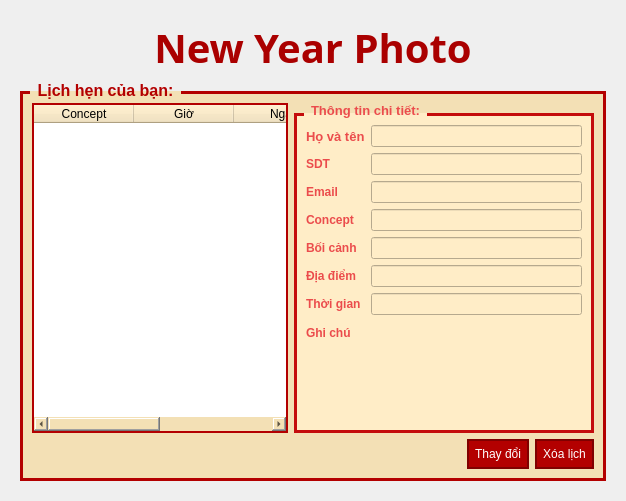
      <widget class="QWidget" name="tabCheck">
       <attribute name="title">
        <string>Chỉnh lịch</string>
       </attribute>
       <layout class="QGridLayout" name="gridLayout_6">
        <item row="0" column="0">
         <widget class="QWidget" name="widget_2" native="true">
          <layout class="QGridLayout" name="gridLayout_7">
           <item row="1" column="0">
            <widget class="QGroupBox" name="groupBox_3">
             <property name="minimumSize">
              <size>
               <width>0</width>
               <height>350</height>
              </size>
             </property>
             <property name="font">
              <font>
               <pointsize>12</pointsize>
               <weight>75</weight>
               <bold>true</bold>
              </font>
             </property>
             <property name="styleSheet">
              <string notr="true">
QWidget{
background-color:#f3e0b5;
}

QGroupBox{
border:3px solid #b30000;
margin-top:10px;
font-weight:bold;
color:#b30000;
}

QGroupBox::title{
subcontrol-origin: margin;
left:10px;
padding:0 5px 0 5px;
}

QLabel{
color:#b30000;
font-weight:bold;
}

QPushButton{
background-color:#b30000;
color:white;
border:2px solid #800000;
padding:6px;
}

QPushButton:hover{
background-color:#d40000;
}

QTableWidget{
border:2px solid #b30000;
background:white;
}
    </string>
             </property>
             <property name="title">
              <string>Lịch hẹn của bạn:</string>
             </property>
             <layout class="QVBoxLayout" name="verticalLayout_10">
              <item>
               <layout class="QHBoxLayout" name="horizontalLayout_6">
                <item>
                 <widget class="QTableWidget" name="tableWidget">
                  <property name="font">
                   <font>
                    <pointsize>12</pointsize>
                    <weight>50</weight>
                    <bold>false</bold>
                   </font>
                  </property>
                  <column>
                   <property name="text">
                    <string>Concept</string>
                   </property>
                  </column>
                  <column>
                   <property name="text">
                    <string>Giờ</string>
                   </property>
                  </column>
                  <column>
                   <property name="text">
                    <string>Ngày</string>
                   </property>
                  </column>
                  <column>
                   <property name="text">
                    <string>Địa điểm</string>
                   </property>
                  </column>
                 </widget>
                </item>
                <item>
                 <widget class="QGroupBox" name="groupBox_4">
                  <property name="minimumSize">
                   <size>
                    <width>300</width>
                    <height>0</height>
                   </size>
                  </property>
                  <property name="font">
                   <font>
                    <family>MS Shell Dlg 2</family>
                    <pointsize>10</pointsize>
                    <weight>75</weight>
                    <italic>false</italic>
                    <bold>true</bold>
                   </font>
                  </property>
                  <property name="autoFillBackground">
                   <bool>false</bool>
                  </property>
                  <property name="styleSheet">
                   <string notr="true">background-color: rgb(255, 237, 199);
font: 75 10pt &quot;MS Shell Dlg 2&quot;;
border-color: rgb(196, 12, 12);
color: rgb(235, 76, 76);
font-weight: bold;
</string>
                  </property>
                  <property name="title">
                   <string>Thông tin chi tiết:</string>
                  </property>
                  <layout class="QHBoxLayout" name="horizontalLayout_7">
                   <item>
                    <layout class="QFormLayout" name="formLayout_4">
                     <item row="0" column="0">
                      <widget class="QLabel" name="LineEditName">
                       <property name="font">
                        <font>
                         <family>MS Shell Dlg 2</family>
                         <pointsize>10</pointsize>
                         <weight>75</weight>
                         <italic>false</italic>
                         <bold>true</bold>
                        </font>
                       </property>
                       <property name="text">
                        <string>Họ và tên</string>
                       </property>
                      </widget>
                     </item>
                     <item row="0" column="1">
                      <widget class="QLineEdit" name="lineEditName_2"/>
                     </item>
                     <item row="1" column="0">
                      <widget class="QLabel" name="SDTLabel">
                       <property name="text">
                        <string>SDT</string>
                       </property>
                      </widget>
                     </item>
                     <item row="1" column="1">
                      <widget class="QLineEdit" name="lineEditPhone_2"/>
                     </item>
                     <item row="2" column="0">
                      <widget class="QLabel" name="emailLabel">
                       <property name="text">
                        <string>Email</string>
                       </property>
                      </widget>
                     </item>
                     <item row="2" column="1">
                      <widget class="QLineEdit" name="lineEditEmail_2"/>
                     </item>
                     <item row="3" column="0">
                      <widget class="QLabel" name="conceptLabel">
                       <property name="text">
                        <string>Concept</string>
                       </property>
                      </widget>
                     </item>
                     <item row="3" column="1">
                      <widget class="QLineEdit" name="lineEditConcept"/>
                     </item>
                     <item row="4" column="0">
                      <widget class="QLabel" name="LineEditBackground">
                       <property name="text">
                        <string>Bối cảnh </string>
                       </property>
                      </widget>
                     </item>
                     <item row="4" column="1">
                      <widget class="QLineEdit" name="lineEditBackground"/>
                     </item>
                     <item row="5" column="0">
                      <widget class="QLabel" name="LineEditPlace">
                       <property name="text">
                        <string>Địa điểm</string>
                       </property>
                      </widget>
                     </item>
                     <item row="5" column="1">
                      <widget class="QLineEdit" name="lineEditPlace"/>
                     </item>
                     <item row="6" column="0">
                      <widget class="QLabel" name="LineEditDate">
                       <property name="text">
                        <string>Thời gian</string>
                       </property>
                      </widget>
                     </item>
                     <item row="6" column="1">
                      <widget class="QLineEdit" name="lineEditTime"/>
                     </item>
                     <item row="7" column="0">
                      <widget class="QLabel" name="WidgetNote">
                       <property name="text">
                        <string>Ghi chú</string>
                       </property>
                      </widget>
                     </item>
                     <item row="7" column="1">
                      <widget class="QWidget" name="textEditNote_2" native="true">
                       <property name="minimumSize">
                        <size>
                         <width>0</width>
                         <height>100</height>
                        </size>
                       </property>
                       <property name="font">
                        <font>
                         <family>MS Shell Dlg 2</family>
                         <pointsize>10</pointsize>
                         <weight>75</weight>
                         <italic>false</italic>
                         <bold>true</bold>
                        </font>
                       </property>
                      </widget>
                     </item>
                    </layout>
                   </item>
                  </layout>
                 </widget>
                </item>
               </layout>
              </item>
              <item>
               <layout class="QHBoxLayout" name="horizontalLayout_3">
                <item>
                 <spacer name="horizontalSpacer_2">
                  <property name="orientation">
                   <enum>Qt::Horizontal</enum>
                  </property>
                  <property name="sizeHint" stdset="0">
                   <size>
                    <width>40</width>
                    <height>20</height>
                   </size>
                  </property>
                 </spacer>
                </item>
                <item>
                 <widget class="QPushButton" name="pushButtonChange">
                  <property name="text">
                   <string>Thay đổi</string>
                  </property>
                 </widget>
                </item>
                <item>
                 <widget class="QPushButton" name="pushButtonDelete">
                  <property name="text">
                   <string>Xóa lịch</string>
                  </property>
                 </widget>
                </item>
               </layout>
              </item>
             </layout>
            </widget>
           </item>
           <item row="0" column="0">
            <widget class="QLabel" name="label_6">
             <property name="maximumSize">
              <size>
               <width>16777215</width>
               <height>200</height>
              </size>
             </property>
             <property name="font">
              <font>
               <family>Bauhaus 93</family>
               <pointsize>30</pointsize>
               <weight>75</weight>
               <bold>true</bold>
              </font>
             </property>
             <property name="styleSheet">
              <string notr="true">Bauhaus</string>
             </property>
             <property name="text">
              <string>&lt;html&gt;&lt;head/&gt;&lt;body&gt;&lt;p&gt;&lt;span style=&quot; color:#aa0000;&quot;&gt;New Year Photo&lt;/span&gt;&lt;/p&gt;&lt;/body&gt;&lt;/html&gt;</string>
             </property>
             <property name="alignment">
              <set>Qt::AlignCenter</set>
             </property>
            </widget>
           </item>
          </layout>
         </widget>
        </item>
       </layout>
      </widget>
